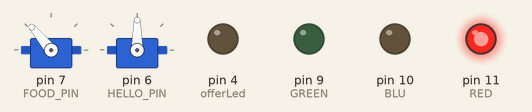
Bench run of a sketch on a simulated Arduino Uno, built with avr-gcc and run on an emulated ATmega328P. Parts: 2 × servo, output pins drawn as LEDs (lit = HIGH). What the sketch prints to the serial monitor is not drawn.

Above: at 0.1 s.
At 2.15 s:
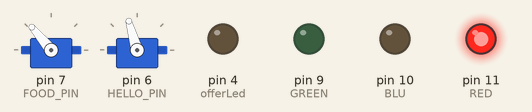
At 3.1 s:
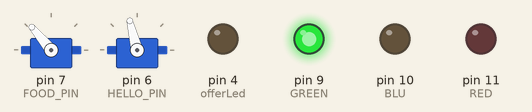
Timing chart, 0 to 4.6 s (numbered marks = the images above):
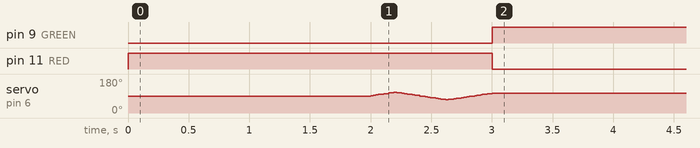

The sketch:

Gonzalo_Master.ino
```cpp
/*
 * Angelo Falci
 * Emanuele Schiavon
 * Valentina Favaro
 * Julian Gallego
 * Soheil Ghanbari
 */
#include <Servo.h>
#include <Wire.h>

int distC;
long timeRequest;
//Variable to check if a person is near for more than 2/3 seconds
int seePerson;
int lastDistSeePerson;
int checkPerson;
//Time offerFood
long timeOffer;//count for how many time the robot is waiting the person

//HAND WITH FOOD
#define FOOD_PIN 7
#define PIN_SENSOR_1 A0
#define PIN_SENSOR_2 A1
#define PIN_SENSOR_3 A2
Servo foodHand;
int positionFoodHand;
long foodTime;
boolean foodMoveFast;
int oldValue[3];
int newValue[3];
int offerLed=4;

//HELLO HAND
#define HELLO_PIN 6
Servo helloHand;
int positionHelloHand;
long helloTime;
long hiTime;
int helloDirection;
boolean checkHello;

//eyes
#define GREEN 9
#define BLU 10
#define RED 11

void setup() {
  //HAND WITH FOOD
  positionFoodHand=130;
  foodHand.attach(FOOD_PIN);
  foodHand.write(positionFoodHand);
  foodMoveFast=false;
  foodTime=0;
  oldValue[0]=analogRead(PIN_SENSOR_1);
  oldValue[1]=analogRead(PIN_SENSOR_2);
  oldValue[2]=analogRead(PIN_SENSOR_3);
  pinMode(offerLed, OUTPUT);
  digitalWrite(offerLed, LOW);
  //HELLO HAND
  positionHelloHand=90;
  helloHand.attach(HELLO_PIN);
  helloHand.write(positionHelloHand);
  helloTime=0;
  hiTime=0;
  helloDirection=0;
  checkHello=false;
  //eye setup
  pinMode(GREEN, OUTPUT);
  pinMode(BLU, OUTPUT);
  pinMode(RED, OUTPUT);
  //communication with slave set up
  Wire.begin(8);                // join i2c bus with address #8
  Wire.onRequest(requestEvent); // register event
  //setup eyes
  digitalWrite(GREEN, LOW);
  digitalWrite(BLU, LOW);
  digitalWrite(RED, HIGH);
  Wire.begin();
  timeRequest=0;
  delay(2000);
  helloHand.detach();
  Serial.begin(9600);
}

void loop() {
  happy();
  Serial.println(distC);
  //nearPerson();
  //moveHandFast();
}
//request to the slave to give the distance of central sonar
void requestEvent(int howMany){
    distC=0;
    Serial.print("Caratteri=");
    while(Wire.available())
    {
      char c=Wire.read();
      Serial.print(c);
      int n=c-48;
      distC=distC+n;
      distC=distC*10;
    }
    distC=distC/10;
    timeRequest=millis();
    Serial.println();
    Serial.println(distC);
}

//WHAT DO WHEN A PERSON IS NEAR
void nearPerson()
{
  if(distC<10 && checkPerson==0)//person is near
  {
    seePerson=millis();
    lastDistSeePerson=distC;
    checkPerson=1;
  }
  if(seePerson-millis()>=2000 && checkPerson==1)
  {
    if(distC<=lastDistSeePerson)//person is also near after 2 seconds
    {
      checkPerson=2;
      seePerson=millis();//Turn on led to offer the food
    }
  }
  if(seePerson-millis()>=4000 && checkPerson==1)
  {//Person go away, return to check
    checkPerson=0;
  }
  if(checkPerson==2)
  {
    offerFood();
  }
}
void offerFood()
{
  speak("offer");
}
//MOVE FAST THE HAND IF A PERSON TRY TO KEEP FOOD
void moveHandFast()
{
  if(foodMoveFast==false && millis()-foodTime>100)
  {
    newValue[0]=analogRead(PIN_SENSOR_1);
    newValue[1]=analogRead(PIN_SENSOR_2);
    newValue[2]=analogRead(PIN_SENSOR_3);
    if(oldValue[0]-newValue[0]>1 || oldValue[1]-newValue[1]>1 || oldValue[2]-newValue[2]>1)
    {//A person is trying to take food
      foodMoveFast=true;
    }
    oldValue[0]=newValue[0];
    oldValue[1]=newValue[1];
    oldValue[2]=newValue[2];
    foodTime=millis();
  }
  else
  {
    if(foodTime==0 || millis()-foodTime>=15)
    {
      positionFoodHand=positionFoodHand-5;
      foodHand.write(positionFoodHand);
      foodTime=millis();
      if(positionFoodHand<80)
      {
        foodMoveFast=false;
        foodTime=millis()+2000;//I put the hand in "offered position" after 2 seconds
      }
    }
  }
  if(foodMoveFast==false && positionFoodHand<130 && (foodTime==0 || millis()-foodTime>=20))
  {
    positionFoodHand=positionFoodHand+5;
    foodTime=millis();
    foodHand.write(positionFoodHand);
  }
}

//ROBOT IS HAPPY (SAY HELLO WITH ARM)
void happy()
{
  //The hand move in order to say "hello" if the person is not too far to take its attention and
  //stop when the person come near beacuse we have its attention
  if((helloTime==0 || millis()-helloTime>=20) && (distC<=100) && (distC>=50) && millis()-hiTime>=3000)
  {
    blueEye();
    helloTime=millis();
    hiTime=millis();
  }
  if(millis()-hiTime>=3000)
  {
    if(distC>100)
      redEye();
    if(distC<50)
      greenEye();
  }
  /*
   * When Gonzalo see a person say hi for 3 seconds, then stop and if there is someone restart
   */
  sayhi();

}
void sayhi()
{
  if((helloTime==0 || millis()-helloTime>=20) && millis()-hiTime<3000)
  {
    if(helloDirection==0)
    {
      positionHelloHand=positionHelloHand+2;
      if(positionHelloHand>=110)
      {
        helloDirection=1;
      }
    }
    else
    {
      positionHelloHand=positionHelloHand-2;
      if(positionHelloHand<=70)
      {
        helloDirection=0;
      }
    }
    helloTime=millis();
    if(!helloHand.attached())
      helloHand.attach(HELLO_PIN);
    helloHand.write(positionHelloHand);
  }
  else
  {
    if(helloHand.attached() && millis()-helloTime>=20)
    {
      helloHand.detach();
    }
  }
}

void redEye()
{
  digitalWrite(GREEN, LOW);
  digitalWrite(BLU, LOW);
  digitalWrite(RED, HIGH);
}
void greenEye()
{
  digitalWrite(GREEN, HIGH);
  digitalWrite(BLU, LOW);
  digitalWrite(RED, LOW);
}
void blueEye()
{
  digitalWrite(GREEN, LOW);
  digitalWrite(BLU, HIGH);
  digitalWrite(RED, LOW);
}

//MANAGE ROBOT SPEAKING
void speak(String s)
{
  Wire.beginTransmission(9); // transmit to device #9
  if(s=="hi")
  {
    Wire.write("h");// sends 1 byte
  }
  if(s=="offer")
  {
    Wire.write("o");// sends 1 byte
  }
  Wire.endTransmission();    // stop transmitting
}
```

Measured:
- by itself, pin 9 (GREEN): LOW → HIGH at 3.0 s
- by itself, pin 11 (RED): HIGH → LOW at 3.0 s
